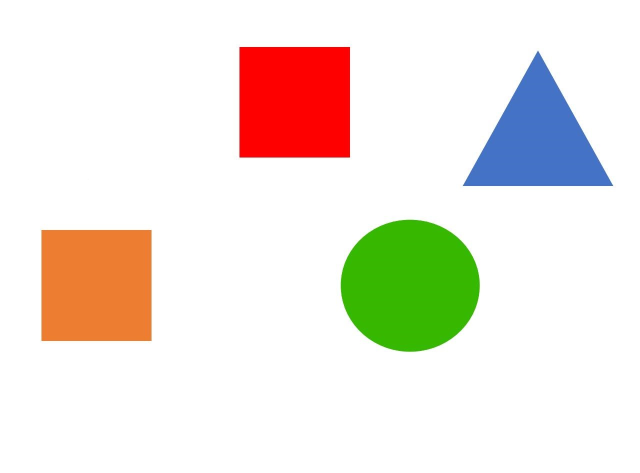
#> input picture IP-2/Image1.jpg, 1280 x 946 px (shown at 1/2 size)
$ python Ankit_Task-2_ImageProcessing.py
#> lines starting #> are read from the running program, lines starting #| are printed output that depends on the picture; after the words box and inside, x2 and y2 are one past the last pixel; in counts of white or black regions, pixels touching at a corner belong together; long printed decimals are rounded
import cv2
import numpy
def A():
    print("FUNCTION A:")
    img1=cv2.imread('Image1.jpg')
#> img1 is the input picture: shape (946, 1280, 3); mean B, G, R 222.3, 231.3, 238.2
    print("Image1[Rows,Columns,Channels]=",img1.shape)
#| Image1[Rows,Columns,Channels]= (946, 1280, 3)
    img2=cv2.imread('Image2.jpg')
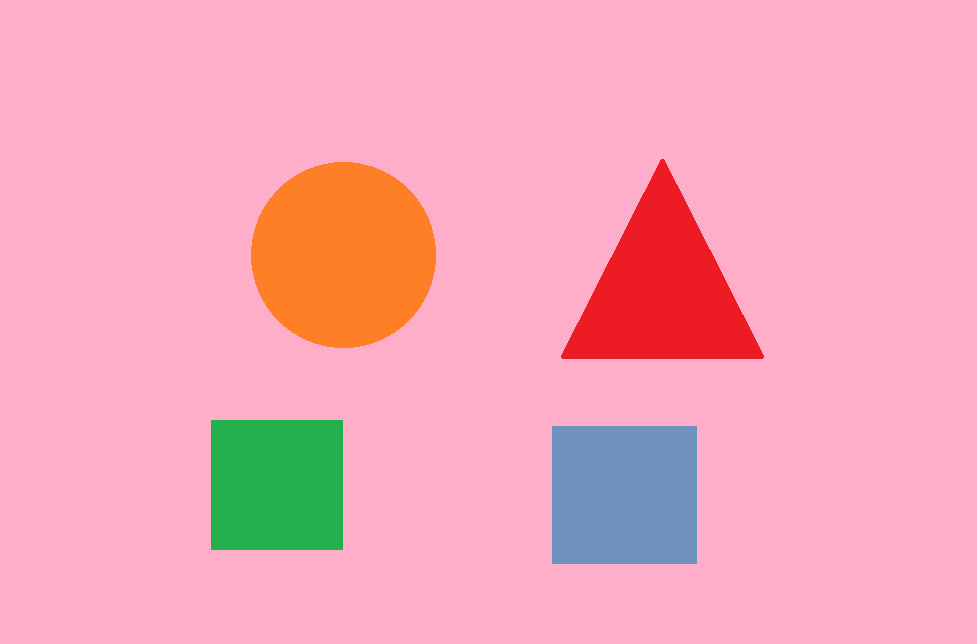
#> input picture IP-2/Image2.jpg, 977 x 644 px
#> img2 is the input picture: shape (644, 977, 3); mean B, G, R 184.8, 166.3, 243.8
    print("Image2[Rows,Columns,Channels]=",img2.shape)
#| Image2[Rows,Columns,Channels]= (644, 977, 3)
A()
def B():
    print("FUNCTION B:")
    img1=cv2.imread('Image1.jpg')
    img2=cv2.imread('Image2.jpg')
    px1=img1[473,640]
#> px1 = [255, 255, 255]
    px2=img2[322,488]
#> px2 = [201, 174, 255]
    print(f"Pixels values of Image1(R,G,B):{px1[2],px1[1],px1[0]}")
#| Pixels values of Image1(R,G,B):(255, 255, 255)
    print(f"Pixels values of Image2(R,G,B):{px2[2],px2[1],px2[0]}")
#| Pixels values of Image2(R,G,B):(255, 174, 201)
B()
def C():
    print("FUNCTION C:")
    img1=cv2.imread('Image1.jpg')
    gray1=cv2.cvtColor(img1,cv2.COLOR_BGR2GRAY)
    ret,thresh1=cv2.threshold(gray1,185,255,0)
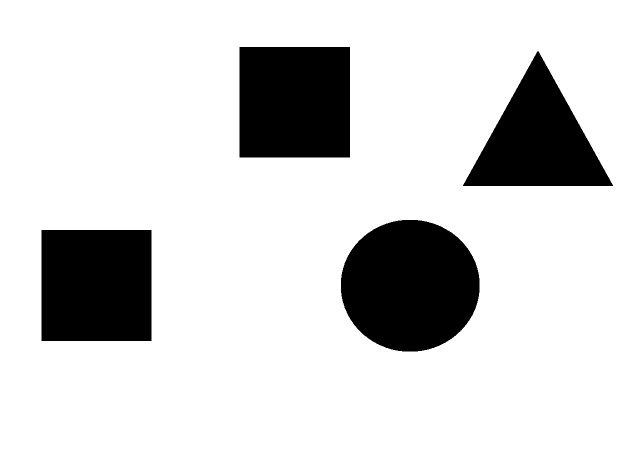
#> thresh1: shape (946, 1280) (shown at 1/2 size); 83.8% white; 4 black regions
    contours,hierarchy=cv2.findContours(thresh1,cv2.RETR_TREE,cv2.CHAIN_APPROX_SIMPLE)
#> contours = 5 contours; box (x1, y1, x2, y2) and area: (0, 0, 1280, 946) 1208655, (681, 439, 960, 704) 57951, (478, 93, 701, 316) 49282, (82, 459, 304, 683) 49281, (925, 101, 1227, 373) 41260
    cv2.drawContours(img1,contours,-1,(0,255,0),4)
#> img1: shape (946, 1280, 3); 2.49% of pixels changed, all inside (x1, y1, x2, y2) = (0, 0, 1280, 946)
    a=len(contours)
#> a = 5
    for i in range(0,a):
        print(f'Area-{i}=',cv2.contourArea(contours[i]))
        print(f'Perimeter-{i}=',cv2.arcLength(contours[i],True))
#> this loop made 5 passes
#| Area-0= 1208655.0
#| Perimeter-0= 4448.0
#| Area-1= 49281.0
#| Perimeter-1= 885.657
#| Area-2= 57951.0
#| Perimeter-2= 900.063
#| Area-3= 41260.0
#| Perimeter-3= 967.092
#| Area-4= 49282.0
#| Perimeter-4= 885.657
    cv2.imshow('image1_ss1',img1)
    cv2.waitKey(0)
    cv2.destroyAllWindows()
    img2=cv2.imread('Image2.jpg')
    gray2=cv2.cvtColor(img2,cv2.COLOR_BGR2GRAY)
    ret,thresh2=cv2.threshold(gray2,185,255,0)
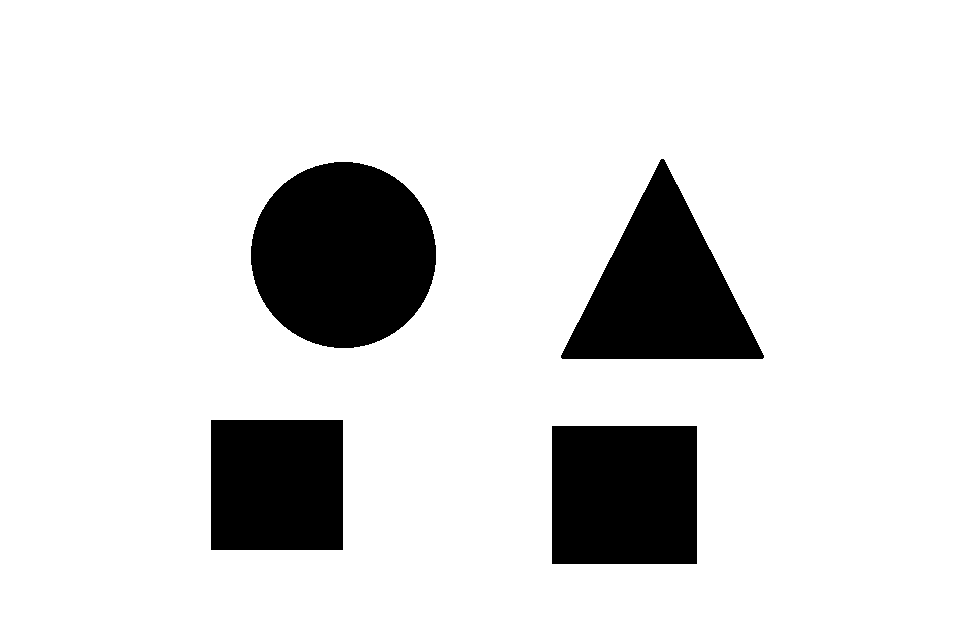
#> thresh2: shape (644, 977); 86.5% white; 4 black regions
    contours,hierarchy=cv2.findContours(thresh2,cv2.RETR_TREE,cv2.CHAIN_APPROX_SIMPLE)
#> contours = 5 contours; box (x1, y1, x2, y2) and area: (0, 0, 977, 644) 627568, (250, 161, 437, 349) 27272, (560, 158, 765, 360) 21211, (551, 425, 698, 565) 20292, (210, 419, 344, 551) 17421
    cv2.drawContours(img2,contours,-1,(0,255,0),4)
#> img2: shape (644, 977, 3); 3.3% of pixels changed, all inside (x1, y1, x2, y2) = (0, 0, 977, 644)
    b=len(contours)
#> b = 5
    for j in range(0,b):
        print(f'Area-{j}=',cv2.contourArea(contours[j]))
        print(f'Perimeter-{j}=',cv2.arcLength(contours[j],True))
    cv2.imshow('image2_ss1',img2)
    cv2.waitKey(0)
    cv2.destroyAllWindows()
C()
def D():
    print("FUNCTION D:")
    img1=cv2.imread('Image1.jpg')
    gray1=cv2.cvtColor(img1,cv2.COLOR_BGR2GRAY)
    ret,thresh1=cv2.threshold(gray1,185,255,0)
    contours,hierarchy=cv2.findContours(thresh1,cv2.RETR_TREE,cv2.CHAIN_APPROX_SIMPLE)
#> contours = 5 contours; box (x1, y1, x2, y2) and area: (0, 0, 1280, 946) 1208655, (681, 439, 960, 704) 57951, (478, 93, 701, 316) 49282, (82, 459, 304, 683) 49281, (925, 101, 1227, 373) 41260
    a=len(contours)
#> a = 5
    c=list()
    for i in range(1,a):
        c.append(cv2.contourArea(contours[i]))
#> after the loop, c = [49281, 57951, 41260, 49282]
    e=max(c)
#> e = 57951
    print("Maximum Area_image-1=",e)
#| Maximum Area_image-1= 57951.0
    for m in range(a-1):
        if e == c[m]:
            print("Perimeter_image-1=",cv2.arcLength(contours[m+1],True))
            cv2.drawContours(img1,contours,m+1,(0,0,255),4)
#> this loop made 4 passes
#| Perimeter_image-1= 900.063
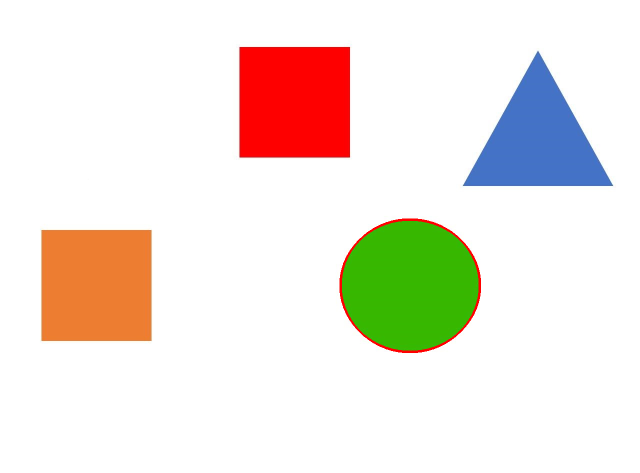
#> img1: shape (946, 1280, 3) (shown at 1/2 size); 0.32% of pixels changed, all inside (x1, y1, x2, y2) = (679, 437, 962, 706)
    cv2.imshow('image1_ss2',img1)
    cv2.waitKey(0)
    cv2.destroyAllWindows()
    img2=cv2.imread('Image2.jpg')
    gray2=cv2.cvtColor(img2,cv2.COLOR_BGR2GRAY)
    ret,thresh2=cv2.threshold(gray2,185,255,0)
    contours,hierarchy=cv2.findContours(thresh2,cv2.RETR_TREE,cv2.CHAIN_APPROX_SIMPLE)
#> contours = 5 contours; box (x1, y1, x2, y2) and area: (0, 0, 977, 644) 627568, (250, 161, 437, 349) 27272, (560, 158, 765, 360) 21211, (551, 425, 698, 565) 20292, (210, 419, 344, 551) 17421
    b=len(contours)
#> b = 5
    g=list()
    for j in range(1,b):
        g.append(cv2.contourArea(contours[j]))
#> after the loop, g = [20292, 17421, 27272, 21211]
    k=max(g)
#> k = 27272
    print("Maximum Area_image-2=",k)
#| Maximum Area_image-2= 27272.0
    for n in range(b-1):
        if k==g[n]:
            print("Perimeter_image-2=",cv2.arcLength(contours[n+1],True))
            cv2.drawContours(img2,contours,n,(0,0,255),4)
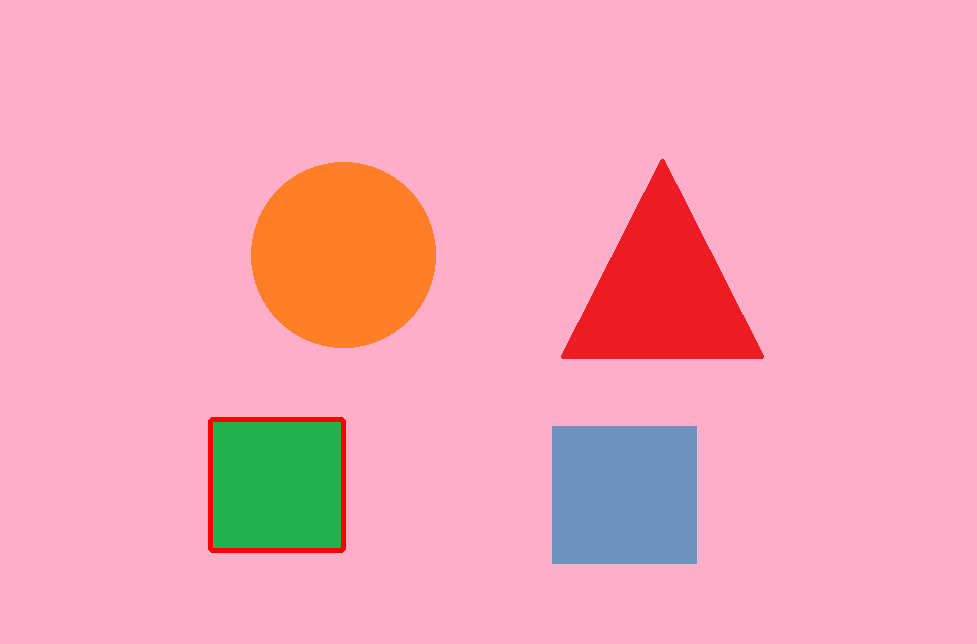
#> img2: shape (644, 977, 3); 0.42% of pixels changed, all inside (x1, y1, x2, y2) = (208, 417, 346, 553)
    cv2.imshow('image2_ss2',img2)
    cv2.waitKey(0)
    cv2.destroyAllWindows()
D()

def E():
    img1=cv2.imread('Image1.jpg')
    img2=cv2.imread('Image2.jpg')
    gray1=cv2.cvtColor(img1,cv2.COLOR_BGR2GRAY)
    gray2=cv2.cvtColor(img2, cv2.COLOR_BGR2GRAY)
    cv2.imshow('img1_ss3',gray1)
    cv2.waitKey(0)
    cv2.destroyAllWindows()
    cv2.imshow('img2_ss3',gray2)
    cv2.waitKey(0)
    cv2.destroyAllWindows()
E()
def F():
    img1=cv2.imread('Image1.jpg')
    img2=cv2.imread('Image2.jpg')
    img1[:,:,0]=0
    img1[:,:,1]=0
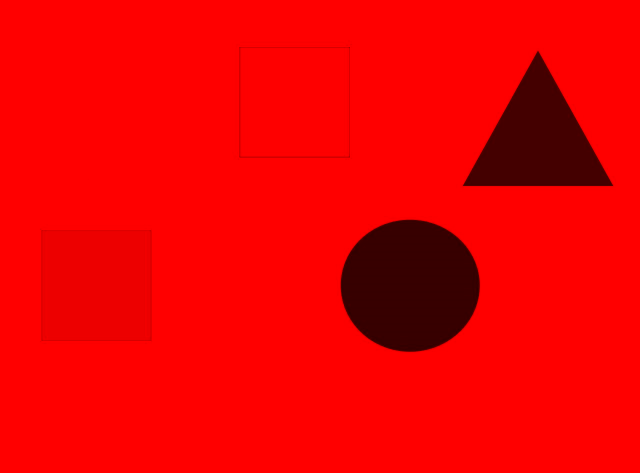
#> img1: shape (946, 1280, 3) (shown at 1/2 size); mean B, G, R 0, 0, 238.2
    img2[:,:,0]=0
    img2[:,:,1]=0
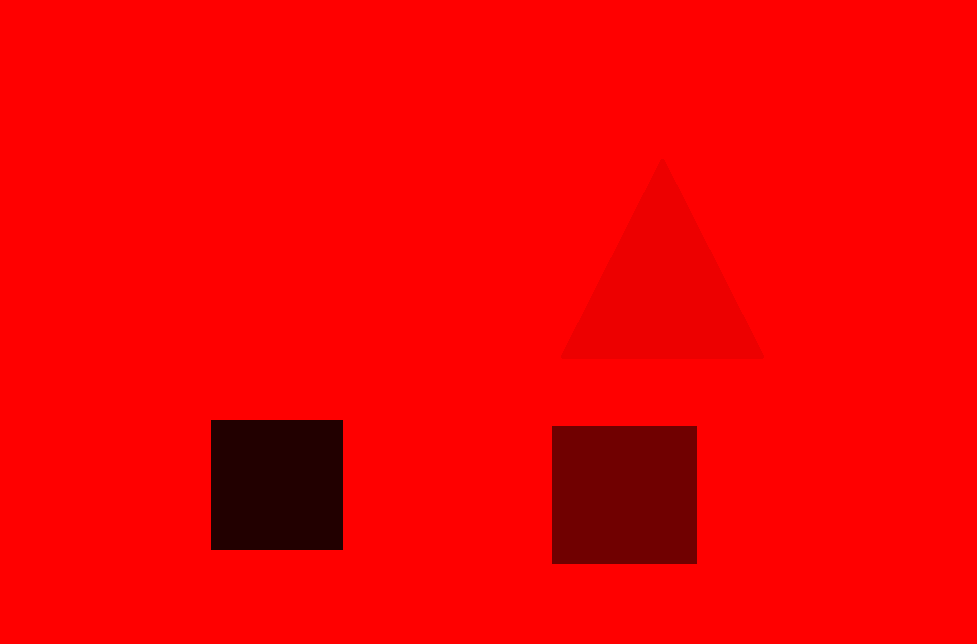
#> img2: shape (644, 977, 3); mean B, G, R 0, 0, 243.8
    cv2.imshow('img1_ss4',img1)
    cv2.waitKey(0)
    cv2.destroyAllWindows()
    cv2.imshow('img2_ss4',img2)
    cv2.waitKey(0)
    cv2.destroyAllWindows()
F()
